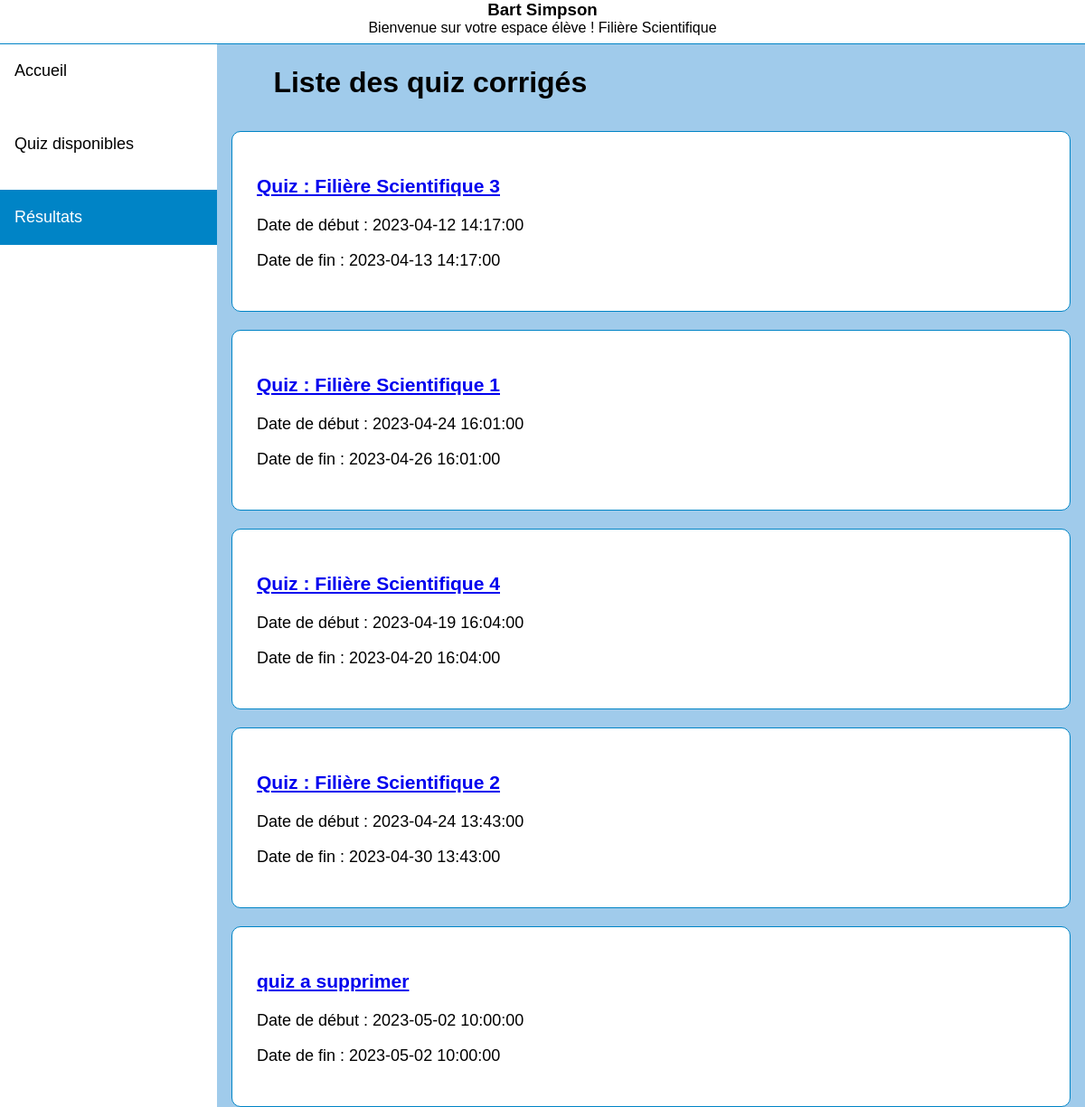
/consult_quiz_liste.php (signed in), run on the app's committed database.
### tables this page shows
CREATE TABLE `quiz` (
  `id_quiz` int(11) NOT NULL,
  `id_promo` int(11) NOT NULL,
  `nom` varchar(255) NOT NULL,
  `id_formateur` int(11) NOT NULL,
  `start_time` datetime DEFAULT NULL,
  `end_time` datetime DEFAULT NULL
);

### consult_quiz_liste.php (the view, shortened to what this page needs)
<html>
<head>
<link rel="stylesheet" href="listes.css" media="screen" type="text/css" />
</head>
<body>
<ul>
  <li><a href="eleve.php">Accueil</a></li>
  <li><a href="repondre_quiz_liste.php">Quiz disponibles</a></li>
  <li><a class="active" href="consult_quiz_liste.php">Résultats</a></li>
</ul>
<?php
if($_SESSION['id_promo'] !== ""){
$idpromo = $_SESSION['id_promo'];
}
if(isset($_SESSION['username']) && isset($_SESSION['id_user'])) {
$user = $_SESSION['username'];
echo "<header><h3>$user</h3>";
if ($idpromo == 1){
  echo "<div>Bienvenue sur votre espace élève ! Filière Scientifique</div>";
} else if ($idpromo == 2){
  echo "<div>Bienvenue sur votre espace élève ! Filière Littéraire</div>";
} else {
  echo "<div>Bienvenue sur votre espace élève ! Filière Economique</div>";
}
 echo "</header>";
}
require_once('connexion.php');
$requete_select_quiz = $bdd->query("SELECT * FROM quiz WHERE id_promo = $idpromo");
$quiz = $requete_select_quiz->fetchAll(PDO::FETCH_ASSOC);
echo "<div id='container'>";
echo "<div id='content'>";
echo "<h1>Liste des quiz corrigés</h1>";
foreach ($quiz as $q) {
  $end_time = strtotime($q['end_time']);
  if (time() >= $end_time) {
    $requete_resultat = $bdd->prepare("SELECT * FROM resultat WHERE id_quiz = ? AND id_user = ?");
    $requete_resultat->execute(array($q['id_quiz'], $_SESSION['id_user']));
    if ($requete_resultat->rowCount() <= 0) {
      echo "<div id='liste'>";
      echo "<h3><a href='javascript:void(0)' onclick=\"alert('Votre copie n\\'a pas encore été corrigée.')\">" . $q['nom'] . "</a></h3>";
      echo "<p>Date de début : " . $q['start_time'] . "</p>";
      echo "<p>Date de fin : " . $q['end_time'] . "</p>";
      echo "</div>";
    } else {
      echo "<div id='liste'>";
      echo "<h3><a href='consultcopie.php?id_quiz=" . $q['id_quiz'] . "&id_user=" . $_SESSION['id_user'] . "'>" . $q['nom'] . "</a></h3>";
      echo "<p>Date de début : " . $q['start_time'] . "</p>";
      echo "<p>Date de fin : " . $q['end_time'] . "</p>";
      echo "</div>";
    }
  }
}
echo "</div>";
echo "</div>";
?>
</body>
</html>

### listes.css (style rules this page uses)
body { background: #a0cbeb; margin: 0; font-family: 'Gill Sans', 'Gill Sans MT', Calibri, 'Trebuchet MS', sans-serif; }
header { position:fixed; display: flex; flex-flow: column wrap; align-items: center; background-color: white; height: 3em; z-index: 1000; top:0; left:0; right:0; border-bottom: 1px solid #0084c6; }
header h3 { margin: 0; padding: 0; }
ul { list-style-type: none; margin: 0; padding: 0; width: 20%; background-color: white; position: fixed; height: 100%; overflow: auto; font-size: large; }
li a { display: block; color: #000; margin-bottom: 1.1em; padding: 20px 16px 20px; text-decoration: none; }
li a.active { background-color: #0084c6; color: white; }
#container { margin-top: 3em; margin-left: 20%; padding:1px 16px; height:1000px; }
#content { margin-top: 1.5em; }
#container h1 { width: 90%; margin: 0 auto; padding-bottom: 1.1em; }
#liste { background-color: white; border: 1px solid #0084c6; border-radius: 10px; font-size: large; padding: 1.5em; margin-bottom: 1.1em; }

### data on the page
quiz: nom "Quiz : Filière Scientifique 3", start_time "2023-04-12 14:17:00", end_time "2023-04-13 14:17:00"
quiz: nom "Quiz : Filière Scientifique 1", start_time "2023-04-24 16:01:00", end_time "2023-04-26 16:01:00"
quiz: nom "Quiz : Filière Scientifique 4", start_time "2023-04-19 16:04:00", end_time "2023-04-20 16:04:00"
quiz: nom "Quiz : Filière Scientifique 2", start_time "2023-04-24 13:43:00", end_time "2023-04-30 13:43:00"
quiz: nom "quiz a supprimer", start_time "2023-05-02 10:00:00", end_time "2023-05-02 10:00:00"

### other printed values
$user "Bart Simpson"
